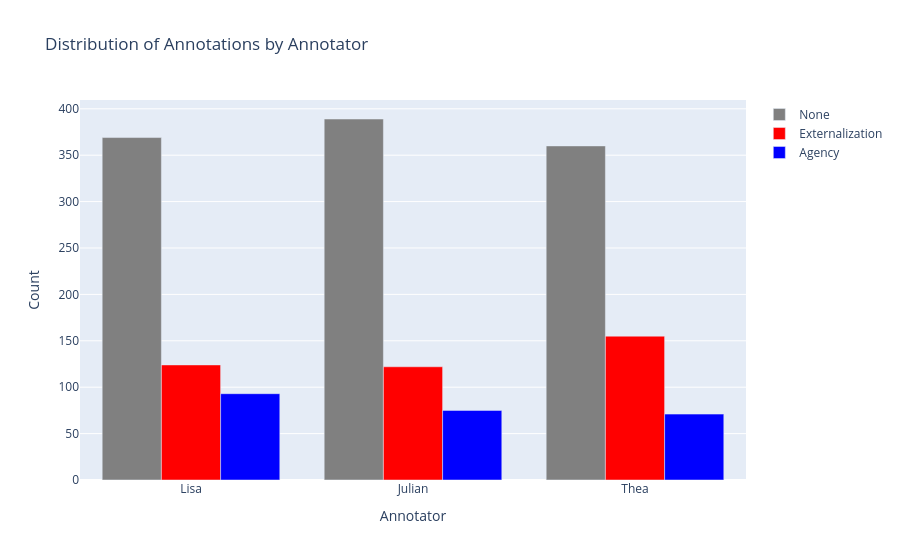

The notebook cell saved with this chart:
### Markdown cell above
#### Plotting distribution of annotations per annotator

### Code cell
# Numeric annotation categories
annotations = [0, 2, 1]

# Count annotations for each annotator
lisa_counts = (
    df["label_lisa"]
    .value_counts()
    .reindex(annotations, fill_value=0)
)

julian_counts = (
    df["label_julian"]
    .value_counts()
    .reindex(annotations, fill_value=0)
)

thea_counts = (
    df["label_thea"]
    .value_counts()
    .reindex(annotations, fill_value=0)
)

# Colors
colors = {
    0: "grey",   # none
    1: "blue",   # agency
    2: "red"     # externalization
}

fig = go.Figure()

# None (0)
fig.add_trace(go.Bar(
    x=["Lisa", "Julian", "Thea"],
    y=[
        lisa_counts[0],
        julian_counts[0],
        thea_counts[0]
    ],
    name="None",
    marker_color=colors[0]
))

# Externalization (2)
fig.add_trace(go.Bar(
    x=["Lisa", "Julian", "Thea"],
    y=[
        lisa_counts[2],
        julian_counts[2],
        thea_counts[2]
    ],
    name="Externalization",
    marker_color=colors[2]
))

# Agency (1)
fig.add_trace(go.Bar(
    x=["Lisa", "Julian", "Thea"],
    y=[
        lisa_counts[1],
        julian_counts[1],
        thea_counts[1]
    ],
    name="Agency",
    marker_color=colors[1]
))

fig.update_layout(
    title="Distribution of Annotations by Annotator",
    xaxis_title="Annotator",
    yaxis_title="Count",
    barmode="group"
)

fig.show()

### Figure 1 — Plotly figure (JSON) as saved in the notebook; plotly's stock layout.template omitted (floating-point values rounded to 4 significant figures)
{"data": [{"marker": {"color": "grey"}, "name": "None", "type": "bar", "x": ["Lisa", "Julian", "Thea"], "y": [369, 389, 360]}, {"marker": {"color": "red"}, "name": "Externalization", "type": "bar", "x": ["Lisa", "Julian", "Thea"], "y": [124, 122, 155]}, {"marker": {"color": "blue"}, "name": "Agency", "type": "bar", "x": ["Lisa", "Julian", "Thea"], "y": [93, 75, 71]}], "layout": {"barmode": "group", "title": {"text": "Distribution of Annotations by Annotator"}, "xaxis": {"title": {"text": "Annotator"}}, "yaxis": {"title": {"text": "Count"}}}}
